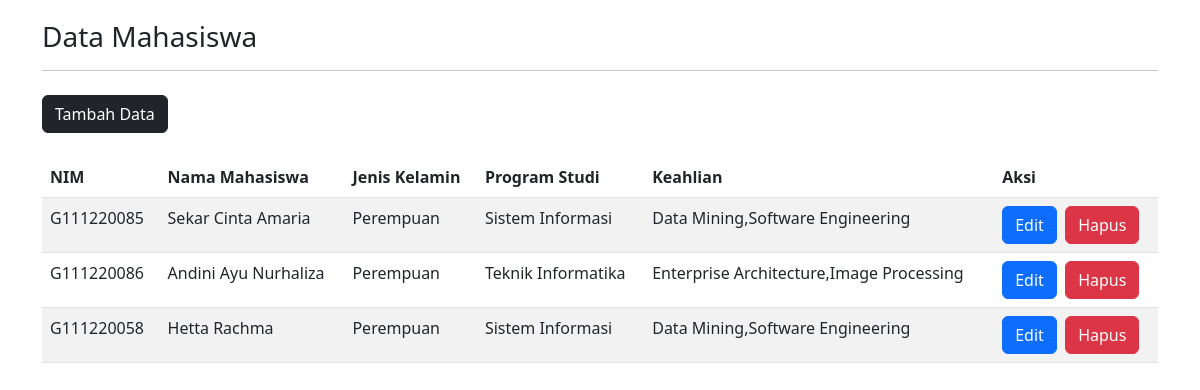
The page / on the database its author committed.
### tables this page shows
CREATE TABLE `mahasiswa` (
  `id` int(10) NOT NULL,
  `nim` varchar(50) NOT NULL,
  `nama_mahasiswa` varchar(50) NOT NULL,
  `jenis_kelamin` enum('Laki-Laki','Perempuan') NOT NULL,
  `program_studi` varchar(50) NOT NULL,
  `keahlian` varchar(100) NOT NULL
);

### index.php (the view, shortened to what this page needs)
<?php
include("koneksi.php");
?>
<!doctype html>
<html lang="en">
<head>
  <link href="https://cdn.jsdelivr.net/npm/bootstrap@5.3.0-alpha3/dist/css/bootstrap.min.css" rel="stylesheet"
>
</head>
<body>
  <div class="container">
    <div class="col-md-12">
      <h3 style="margin:20px 0px 5px 0px">Data Mahasiswa</h3>
      <hr>
      <a href="tambah_form.php" class="btn btn-dark mt-2">Tambah Data</a>
      <table class="table table-striped mt-4">
        <thead>
          <tr class="info">
            <th>NIM</th>
            <th>Nama Mahasiswa</th>
            <th>Jenis Kelamin</th>
            <th>Program Studi</th>
            <th>Keahlian</th>
            <th>Aksi</th>
          </tr>
        </thead>
        <?php
        $sql = "select * from mahasiswa";
        $query = mysqli_query($koneksi, $sql);
        while ($mhs = mysqli_fetch_array($query)) {
          echo "<tr>";
          echo "<td>" . $mhs['nim'] . "</td>";
          echo "<td>" . $mhs['nama_mahasiswa'] . "</td>";
          echo "<td>" . $mhs['jenis_kelamin'] . "</td>";
          echo "<td>" . $mhs['program_studi'] . "</td>";
          echo "<td>" . $mhs['keahlian'] . "</td>";
          echo "<td>";
          echo "<a href='edit_form.php?id=" . $mhs['id'] . "'class='btn btn-primary'>Edit</a> &nbsp";
          echo "<a href='delete_form.php?id=" . $mhs['id'] . "'class='btn btn-danger'>Hapus</a>";
          echo "</td>";
          echo "</tr>";
        }
        ?>
      </table>
    </div>
  </div>
</body>
</html>

### rows shown on the page
mahasiswa: nim "G111220085", nama_mahasiswa "Sekar Cinta Amaria", jenis_kelamin "Perempuan", program_studi "Sistem Informasi", keahlian "Data Mining,Software Engineering"
mahasiswa: nim "G111220086", nama_mahasiswa "Andini Ayu Nurhaliza", jenis_kelamin "Perempuan", program_studi "Teknik Informatika", keahlian "Enterprise Architecture,Image Processing"
mahasiswa: nim "G111220058", nama_mahasiswa "Hetta Rachma", jenis_kelamin "Perempuan", program_studi "Sistem Informasi", keahlian "Data Mining,Software Engineering"
